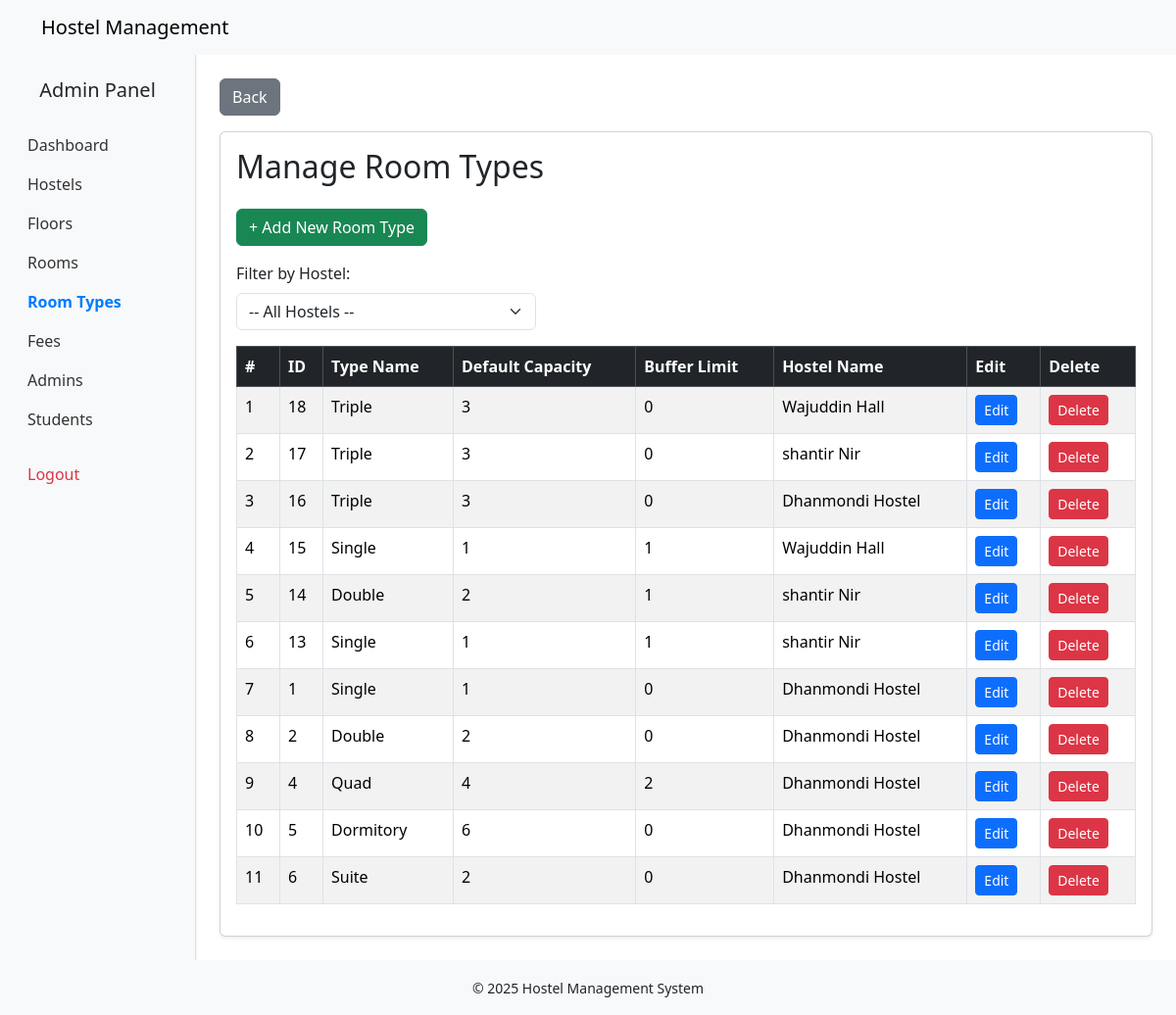
Screenshot of /admin/sections/roomTypes/index.php (signed in) with the database file from the repository.
### tables this page shows
CREATE TABLE `room_types` (
  `id` int(11) NOT NULL,
  `type_name` varchar(100) NOT NULL,
  `description` text NOT NULL,
  `default_capacity` int(11) NOT NULL,
  `created_at` timestamp NOT NULL DEFAULT current_timestamp(),
  `updated_at` timestamp NOT NULL DEFAULT current_timestamp() ON UPDATE current_timestamp(),
  `buffer_limit` int(11) NOT NULL DEFAULT 0,
  `hostel_id` int(11) DEFAULT NULL
);

CREATE TABLE `hostels` (
  `id` int(11) NOT NULL,
  `hostel_incharge_id` int(11) DEFAULT NULL,
  `address_id` int(11) DEFAULT NULL,
  `hostel_name` varchar(100) NOT NULL,
  `hostel_type` enum('male','female') NOT NULL,
  `contact_number` varchar(20) NOT NULL,
  `capacity` int(11) DEFAULT 0,
  `amenities` text DEFAULT NULL,
  `created_at` timestamp NOT NULL DEFAULT current_timestamp(),
  `updated_at` timestamp NOT NULL DEFAULT current_timestamp() ON UPDATE current_timestamp()
);

### admin/sections/roomTypes/index.php (the view, shortened to what this page needs)
<?php
require_once BASE_PATH . '/config/db.php';
$roomTypes = [];
$sql = "SELECT
    room_types.id,
    room_types.type_name,
    room_types.description,
    room_types.default_capacity,
    room_types.buffer_limit,
    room_types.hostel_id,
    hostels.hostel_name,
    room_types.created_at,
    room_types.updated_at
FROM room_types
LEFT JOIN hostels ON hostels.id = room_types.hostel_id
";
$sql .= " ORDER BY created_at DESC";
$result = $conn->query($sql);
if ($result && $result->num_rows > 0) {
    $roomTypes = $result->fetch_all(MYSQLI_ASSOC);
}
require_once BASE_PATH . '/admin/includes/header_admin.php';
?>
<div class="content container-fluid">
    <div class="row full-height">
        <?php require_once BASE_PATH . '/admin/includes/sidebar_admin.php'; ?>
        <main class="col-md-10 ms-sm-auto px-md-4 py-4">
            <a href="<?= BASE_URL ?>/admin/dashboard_admin.php" class="btn btn-secondary mb-3">Back</a>
            <div class="card shadow-sm">
                <div class="card-body">
                    <h2 class="mb-4">Manage Room Types</h2>
                    <a href="<?= BASE_URL ?>/admin/sections/roomTypes/add.php" class="btn btn-success mb-3">+ Add New Room Type</a>
                    <div class="table-responsive">
                        <form method="GET" class="mb-3 col-md-4">
                            <label for="hostel_id" class="form-label">Filter by Hostel:</label>
                            <select name="hostel_id" id="hostel_id" class="form-select" onchange="this.form.submit()">
                                <option value="">-- All Hostels --</option>
                            </select>
                        </form>
                        <table class="table table-bordered table-striped">
                            <thead class="table-dark">
                                <tr>
                                    <th>#</th>
                                    <th>ID</th>
                                    <th>Type Name</th>
                                    <th>Default Capacity</th>
                                    <th>Buffer Limit</th>
                                    <th>Hostel Name</th>
                                    <th>Edit</th>
                                    <th>Delete</th>
                                </tr>
                            </thead>
                            <tbody>
                                <?php if (empty($roomTypes)): ?>
                                    <tr>
                                        <td colspan="11" class="text-center">No room types found.</td>
                                    </tr>
                                <?php else: ?>
                                    <?php $serial = 1; ?>
                                    <?php foreach ($roomTypes as $type): ?>
                                        <tr>
                                            <td><?= $serial++ ?></td>
                                            <td><?= $type['id'] ?></td>
                                            <td><?= htmlspecialchars(ucfirst(strtolower($type['type_name']))) ?></td>
                                            <td><?= (int)$type['default_capacity'] ?></td>
                                            <td><?= (int)$type['buffer_limit'] ?></td>
                                            <td><?= htmlspecialchars($type['hostel_name']) ?></td>
                                            <td>
                                                <a href="<?= BASE_URL ?>/admin/sections/roomTypes/edit.php?roomTypeId=<?= $type['id'] ?>&hostel_id=<?= $type['hostel_id'] ?>" class="btn btn-sm btn-primary">Edit</a>
                                            </td>
                                            <td>
                                                <a href="javascript:void(0);" class="btn btn-sm btn-danger delete-type" data-id="<?= $type['id'] ?>" data-hostel-id="<?= $type['hostel_id'] ?>">Delete</a>
                                            </td>
                                        </tr>
                                    <?php endforeach; ?>
                                <?php endif; ?>
                            </tbody>
                        </table>
                    </div>
                </div>
            </div>
        </main>
    </div>
</div>
<?php require_once BASE_PATH . '/admin/includes/footer_admin.php'; ?>

### admin/assets/css/common_admin.css (style rules this page uses)
html, body { height: 100%; margin: 0; }
body { display: flex; flex-direction: column; }
.content { flex: 1; }
.full-height { flex: 1; display: flex; height: 100%; }

### rows the page displays
room_types: id "18", type_name "Triple", default_capacity "3", buffer_limit "0", hostel.hostel_name "Wajuddin Hall"
room_types: id "17", type_name "Triple", default_capacity "3", buffer_limit "0", hostel.hostel_name "shantir Nir"
room_types: id "16", type_name "Triple", default_capacity "3", buffer_limit "0", hostel.hostel_name "Dhanmondi Hostel"
room_types: id "15", type_name "Single", default_capacity "1", buffer_limit "1", hostel.hostel_name "Wajuddin Hall"
room_types: id "14", type_name "Double", default_capacity "2", buffer_limit "1", hostel.hostel_name "shantir Nir"
room_types: id "13", type_name "Single", default_capacity "1", buffer_limit "1", hostel.hostel_name "shantir Nir"
room_types: id "1", type_name "Single", default_capacity "1", buffer_limit "0", hostel.hostel_name "Dhanmondi Hostel"
room_types: id "2", type_name "Double", default_capacity "2", buffer_limit "0", hostel.hostel_name "Dhanmondi Hostel"
room_types: id "4", type_name "Quad", default_capacity "4", buffer_limit "2", hostel.hostel_name "Dhanmondi Hostel"
room_types: id "5", type_name "Dormitory", default_capacity "6", buffer_limit "0", hostel.hostel_name "Dhanmondi Hostel"
room_types: id "6", type_name "Suite", default_capacity "2", buffer_limit "0", hostel.hostel_name "Dhanmondi Hostel"
